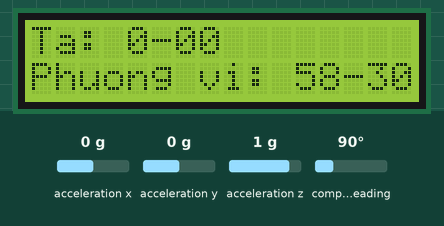
Bench run of a sketch on a simulated Arduino Uno, built with avr-gcc and run on an emulated ATmega328P. Shown: 16×2 character LCD. Wiring (inferred from the names in the program): HMC5883L compass at I2C address 0x1E; MPU-6050 motion sensor at I2C address 0x68. The inputs (shaded band) are chosen by the test bench; at power-on: acceleration y 0 g, acceleration z 1 g, compass heading 90°, acceleration x 0 g.

Above: at 13.5 s.
13.6 s: acceleration y set to -1.4 g
At 14.4 s:
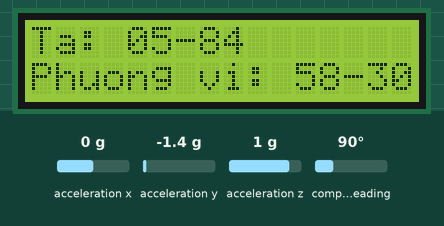
15.5 s: acceleration z set to -1.4 g
At 16.8 s:
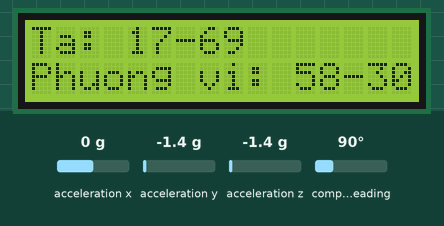
17.1 s: compass heading set to 7°
At 18.0 s:
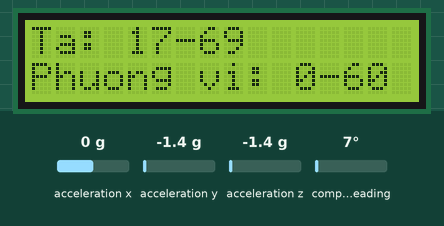
18.7 s: acceleration x set to -1.4 g
At 19.1 s:
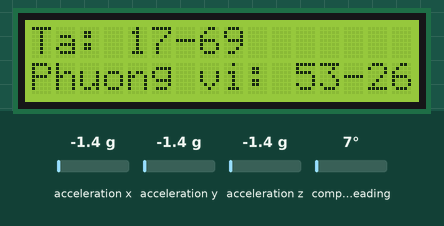
Timing chart, 0 to 21.3 s (numbered marks = the images above; inputs shaded):
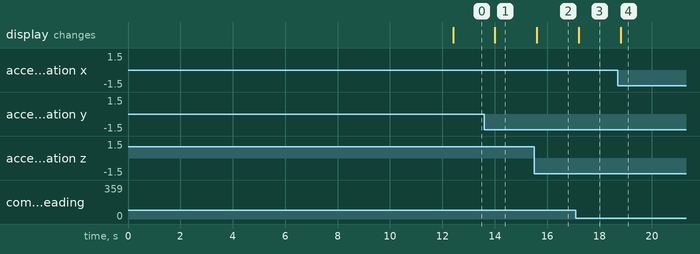

The sketch:

l_n_4.ino
```cpp
#include <Wire.h>
#include <LiquidCrystal_I2C.h>

// ================= LCD =================
LiquidCrystal_I2C lcd(0x27, 16, 2);   // đổi 0x3F nếu không hiện

// ================= MPU6050 =================
#define MPU6050_ADDR 0x68
#define MPU6050_REG_ACCEL_XOUT_H 0x3B
#define MPU6050_REG_PWR_MGMT_1   0x6B

// ================= HMC5883L =================
#define HMC5883L_ADDR 0x1E

// ================= SCALE =================
#define ACCEL_SCALE 16384.0
#define MAG_SCALE   0.92

#define RAD_TO_DEG (180.0 / PI)
#define DEG_TO_MIL (6000.0 / 360.0)
#define RAD_TO_MIL (RAD_TO_DEG * DEG_TO_MIL)

// ================= OFFSET =================
double accelOffsetX = 0, accelOffsetY = 0, accelOffsetZ = 0;

int16_t magMinX = 32767, magMaxX = -32768;
int16_t magMinY = 32767, magMaxY = -32768;
int16_t magMinZ = 32767, magMaxZ = -32768;

double magOffsetX = 0, magOffsetY = 0, magOffsetZ = 0;

// ==================================================
// ===== HÀM IN GÓC MIL RA LCD (ĐÚNG CHỖ) =====
void lcdPrintAngleMil(long angleMil) {
  if (angleMil < 0) angleMil = 0;
  if (angleMil > 6000) angleMil = 6000;

  int high = angleMil / 100;
  int low  = angleMil % 100;

  if (high == 0) lcd.print('0');
  else {
    if (high < 10) lcd.print('0');
    lcd.print(high);
  }

  lcd.print('-');

  if (low < 10) lcd.print('0');
  lcd.print(low);
}

// ==================================================
long wrapMil(long angleMil) {
  while (angleMil > 6000) angleMil -= 6000;
  while (angleMil < 0)    angleMil += 6000;
  return angleMil;
}

// ==================================================
void read_HMC5883L_raw(int16_t &x, int16_t &y, int16_t &z) {
  Wire.beginTransmission(HMC5883L_ADDR);
  Wire.write(0x03);
  Wire.endTransmission(false);
  Wire.requestFrom(HMC5883L_ADDR, 6, true);

  x = (Wire.read() << 8) | Wire.read();
  z = (Wire.read() << 8) | Wire.read();
  y = (Wire.read() << 8) | Wire.read();
}

void read_HMC5883L(double &mx, double &my, double &mz) {
  int16_t x, y, z;
  read_HMC5883L_raw(x, y, z);

  mx = (x - magOffsetX) * MAG_SCALE;
  my = (y - magOffsetY) * MAG_SCALE;
  mz = (z - magOffsetZ) * MAG_SCALE;
}

// ==================================================
void read_MPU6050(double &ax, double &ay, double &az) {
  Wire.beginTransmission(MPU6050_ADDR);
  Wire.write(MPU6050_REG_ACCEL_XOUT_H);
  Wire.endTransmission(false);
  Wire.requestFrom(MPU6050_ADDR, 6, true);

  int16_t rx = (Wire.read() << 8) | Wire.read();
  int16_t ry = (Wire.read() << 8) | Wire.read();
  int16_t rz = (Wire.read() << 8) | Wire.read();

  ax = rx / ACCEL_SCALE - accelOffsetX;
  ay = ry / ACCEL_SCALE - accelOffsetY;
  az = rz / ACCEL_SCALE - accelOffsetZ;
}

// ==================================================
void MPU6050_init() {
  Wire.beginTransmission(MPU6050_ADDR);
  Wire.write(MPU6050_REG_PWR_MGMT_1);
  Wire.write(0);
  Wire.endTransmission(true);
}

void calibrate_MPU6050() {
  double ax, ay, az;
  for (int i = 0; i < 200; i++) {
    read_MPU6050(ax, ay, az);
    accelOffsetX += ax;
    accelOffsetY += ay;
    accelOffsetZ += az;
    delay(10);
  }
  accelOffsetX /= 200;
  accelOffsetY /= 200;
  accelOffsetZ /= 200;
  accelOffsetZ -= 1.0;
}

// ==================================================
void HMC5883L_init() {
  Wire.beginTransmission(HMC5883L_ADDR);
  Wire.write(0x00);
  Wire.write(0x70);
  Wire.endTransmission();

  Wire.beginTransmission(HMC5883L_ADDR);
  Wire.write(0x01);
  Wire.write(0x20);
  Wire.endTransmission();

  Wire.beginTransmission(HMC5883L_ADDR);
  Wire.write(0x02);
  Wire.write(0x00);
  Wire.endTransmission();
}

void calibrate_HMC5883L() {
  int16_t x, y, z;
  unsigned long t0 = millis();

  while (millis() - t0 < 10000) {
    read_HMC5883L_raw(x, y, z);

    magMinX = min(magMinX, x); magMaxX = max(magMaxX, x);
    magMinY = min(magMinY, y); magMaxY = max(magMaxY, y);
    magMinZ = min(magMinZ, z); magMaxZ = max(magMaxZ, z);
    delay(100);
  }

  magOffsetX = (magMinX + magMaxX) / 2.0;
  magOffsetY = (magMinY + magMaxY) / 2.0;
  magOffsetZ = (magMinZ + magMaxZ) / 2.0;
}

// ================= SETUP =================
void setup() {
  Serial.begin(115200);
  Wire.begin();

  lcd.init();
  lcd.backlight();

  MPU6050_init();
  HMC5883L_init();

  calibrate_MPU6050();
  calibrate_HMC5883L();

  lcd.clear();
}

// ================= LOOP =================
void loop() {
  double ax, ay, az;
  double mx, my, mz;

  double pitchRad, rollRad, yawRad;
  long rollMil, yawMil;

  read_MPU6050(ax, ay, az);

  pitchRad = atan2(-ax, sqrt(ay * ay + az * az));
  rollRad  = atan2(ay, az);

  read_HMC5883L(mx, my, mz);

  double Xh = mx * cos(pitchRad) + mz * sin(pitchRad);
  double Yh = mx * sin(rollRad) * sin(pitchRad)
            + my * cos(rollRad)
            - mz * sin(rollRad) * cos(pitchRad);

  yawRad = atan2(Yh, Xh);

  float declinationAngle = -0.1783;
  yawRad += declinationAngle;

  if (yawRad < 0) yawRad += 2 * PI;
  if (yawRad > 2 * PI) yawRad -= 2 * PI;

  rollMil = round(rollRad * RAD_TO_MIL);
  yawMil  = wrapMil(round(yawRad * RAD_TO_MIL));

  // ===== LCD =====
  lcd.setCursor(0, 0);
  lcd.print("Ta: ");
  lcdPrintAngleMil(abs(rollMil));
  lcd.print("   ");

  lcd.setCursor(0, 1);
  lcd.print("Phuong vi: ");
  lcdPrintAngleMil(yawMil);
  lcd.print("   ");

  delay(500);
}
```

Measured:
- after the input at 13.6 s, the display: changes after 0.41 s (image 1)
- after the input at 15.5 s, the display: changes after 0.11 s (image 2)
- after the input at 17.1 s, the display: changes after 0.10 s (image 3)
- after the input at 18.7 s, the display: changes after 0.10 s (image 4)
